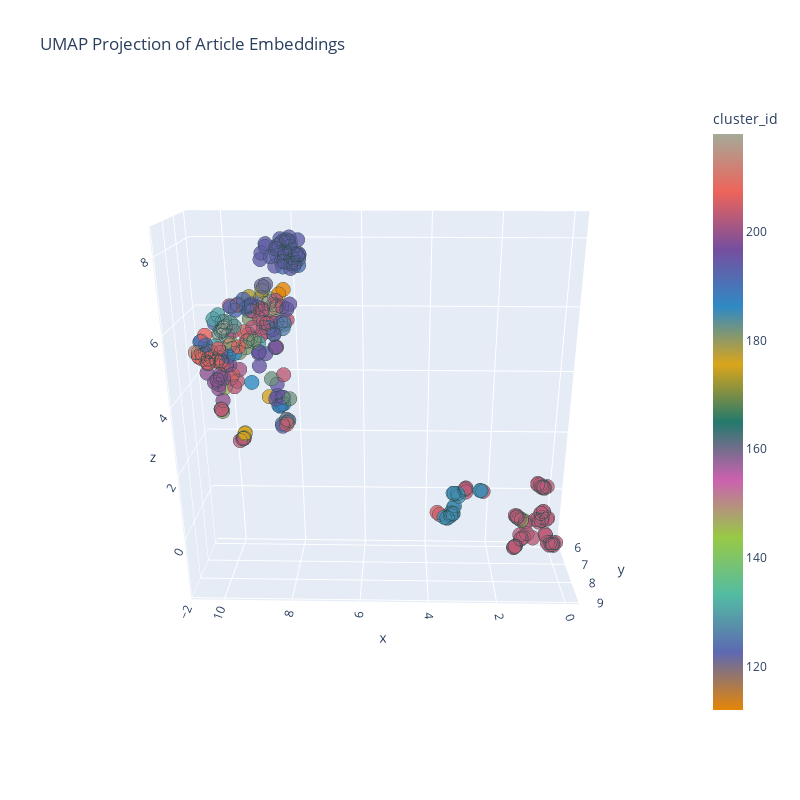

The code cell stored with this chart in its notebook:
### Code cell
# Step 3: Create the Plotly visualization
fig = px.scatter_3d(
    plot_df,
    x='x',
    y='y',
    z ='z',
    color='cluster_id',  # this will give each cluster a distinct color
    hover_data=['article_title', 'cluster_name'],  # info to display on hover
    labels={'x': 'x', 'y': 'y', 'z': 'z'},  # axes labels
    title='UMAP Projection of Article Embeddings',
    color_continuous_scale=px.colors.qualitative.Vivid,  # you can choose any other palette or even customize it,
    width=800,  # Adjusting dimensions for a more square-like appearance
    height=800
)

fig.update_traces(marker=dict(size=5, opacity=0.8, line=dict(width=0.5, color='DarkSlateGrey')),
                  selector=dict(mode='markers'))

fig.show()

### Figure 1 — Plotly figure (JSON) as saved in the notebook; plotly's stock layout.template omitted (floating-point values rounded to 4 significant figures; data arrays with more than 128 entries replaced by an {"elided": "..."} marker saying what was removed)
{"data": [{"customdata": {"elided": "300x2 str values"}, "hovertemplate": "x=%{x}<br>y=%{y}<br>z=%{z}<br>article_title=%{customdata[0]}<br>cluster_name=%{customdata[1]}<br>cluster_id=%{marker.color}<extra></extra>", "legendgroup": "", "marker": {"color": {"elided": "300 int values"}, "coloraxis": "coloraxis", "line": {"color": "DarkSlateGrey", "width": 0.5}, "opacity": 0.8, "size": 5, "symbol": "circle"}, "mode": "markers", "name": "", "scene": "scene", "showlegend": false, "type": "scatter3d", "x": {"elided": "300 float values"}, "y": {"elided": "300 float values"}, "z": {"elided": "300 float values"}}], "layout": {"coloraxis": {"colorbar": {"title": {"text": "cluster_id"}}, "colorscale": [[0, "rgb(229, 134, 6)"], [0.1, "rgb(93, 105, 177)"], [0.2, "rgb(82, 188, 163)"], [0.3, "rgb(153, 201, 69)"], [0.4, "rgb(204, 97, 176)"], [0.5, "rgb(36, 121, 108)"], [0.6, "rgb(218, 165, 27)"], [0.7, "rgb(47, 138, 196)"], [0.8, "rgb(118, 78, 159)"], [0.9, "rgb(237, 100, 90)"], [1, "rgb(165, 170, 153)"]]}, "height": 800, "legend": {"tracegroupgap": 0}, "scene": {"aspectmode": "auto", "aspectratio": {"x": 1.528, "y": 0.4529, "z": 1.445}, "camera": {"center": {"x": 0, "y": 0, "z": 0}, "eye": {"x": -0.05659, "y": 2.687, "z": 1.067}, "projection": {"type": "perspective"}, "up": {"x": 0, "y": 0, "z": 1}}, "domain": {"x": [0, 1], "y": [0, 1]}, "xaxis": {"title": {"text": "x"}, "type": "linear"}, "yaxis": {"title": {"text": "y"}, "type": "linear"}, "zaxis": {"title": {"text": "z"}, "type": "linear"}}, "title": {"text": "UMAP Projection of Article Embeddings"}, "width": 800}}
